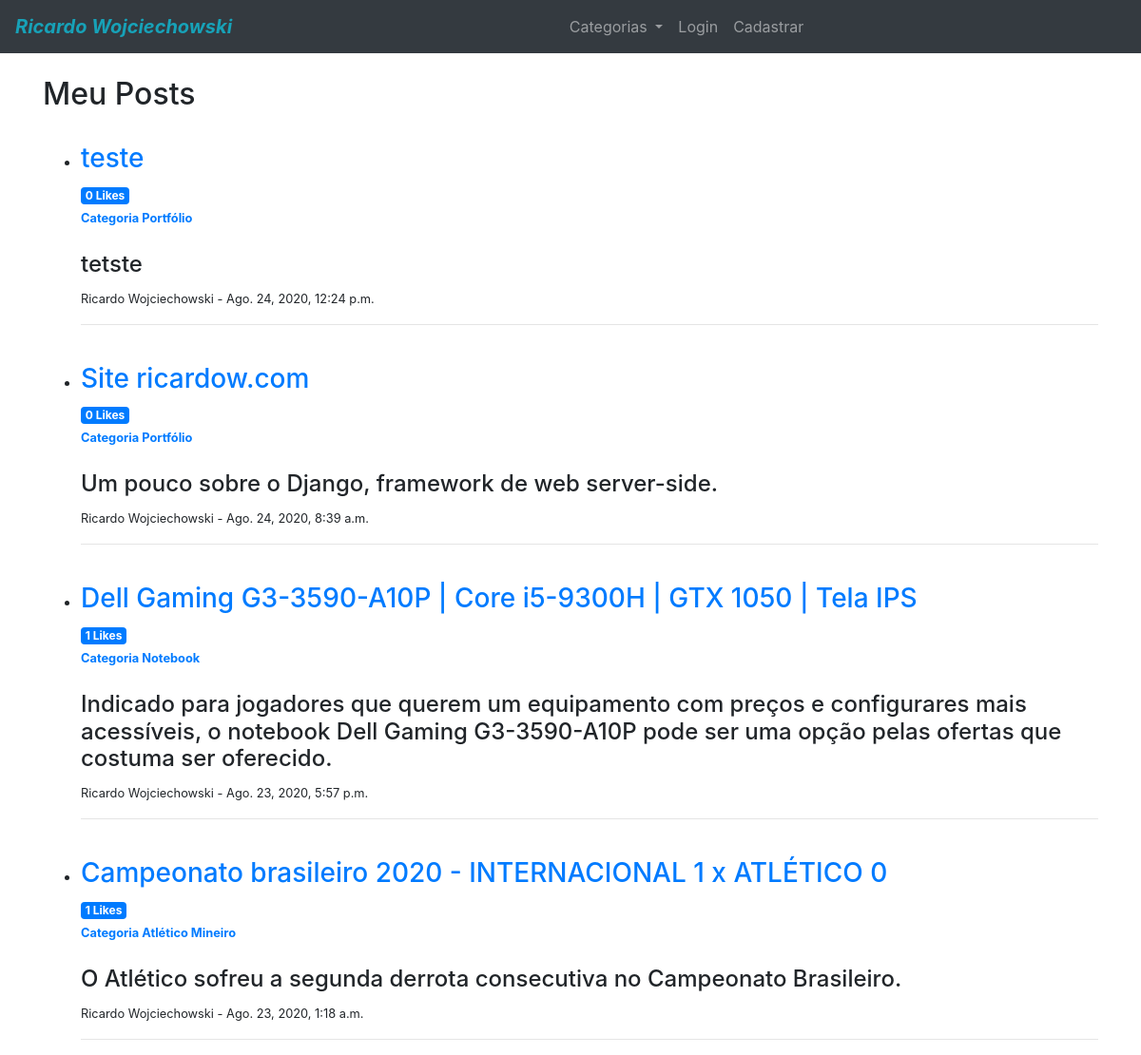
Before: / with the older database file.
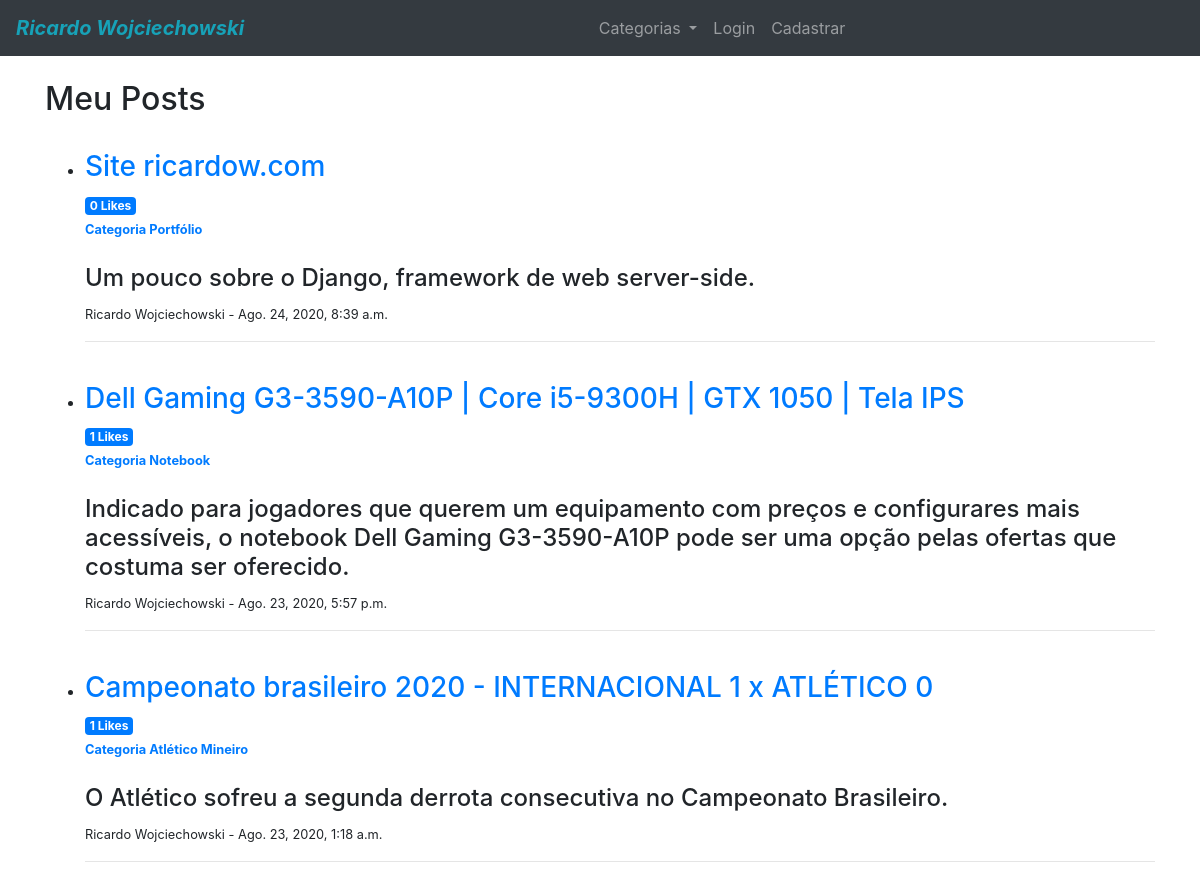
After: the same page with the newer database file.
### blog/models.py (models this page shows, shortened)
class Post(models.Model):
    title = models.CharField(max_length=255)
    header_image = models.ImageField(null=True,
                                     blank=True,
                                     upload_to="images/")
    author = models.ForeignKey(User, on_delete=models.CASCADE)
    body = RichTextField(blank=True, null=True)
    post_date = models.DateTimeField(auto_now_add=True)
    category = models.CharField(max_length=255, default='sem categoria')
    snippet = models.CharField(max_length=255, default='Resumo do post')
    likes = models.ManyToManyField(User, related_name='blog_posts')
    def total_likes(self):
        return self.likes.count()

### blog/views.py (the view)
# urls.py: path('', HomeView.as_view(), name="home"),
class HomeView(ListView):
    model = Post
    template_name = 'home.html'
    ordering = ['-post_date']
    def get_context_data(self, *args, **kwargs):
        categories_menu = Category.objects.all()
        context = super(HomeView, self).get_context_data(*args, **kwargs)
        context["categories_menu"] = categories_menu
        return context

### blog/models.py (called while the page is built)
    def __str__(self):
        return self.name

### templates/home.html
{% extends 'base.html' %}
{% block content %}
<h2>Meu Posts</h2>
<ul>
    {% for post in object_list %}
        <br>
        <li>
            <h3><a href="{% url 'article-detail' post.pk %}">{{ post.title }}</a></h3>
            <small class="badge badge-primary">{{ post.total_likes }} Likes</small>
            <br>
            <small><a href="{% url 'category' post.category %}"><b>Categoria {{ post.category }}</b></a></small>
            <br><br>
            <h4>{{ post.snippet | safe }}</h4>
            <p><small>{{ post.author.first_name }} {{ post.author.last_name }} - {{ post.post_date }}</small></p>
        </li>
        <hr>
    {% endfor %}
</ul>
{% endblock %}

Changed rows visible on the page:
removed Post: title "teste", total_likes "0", category "Portfólio", snippet "tetste", author.first_name "Ricardo", author.last_name "Wojciechowski", post_date "Ago. 24, 2020, 12:24 p.m."
